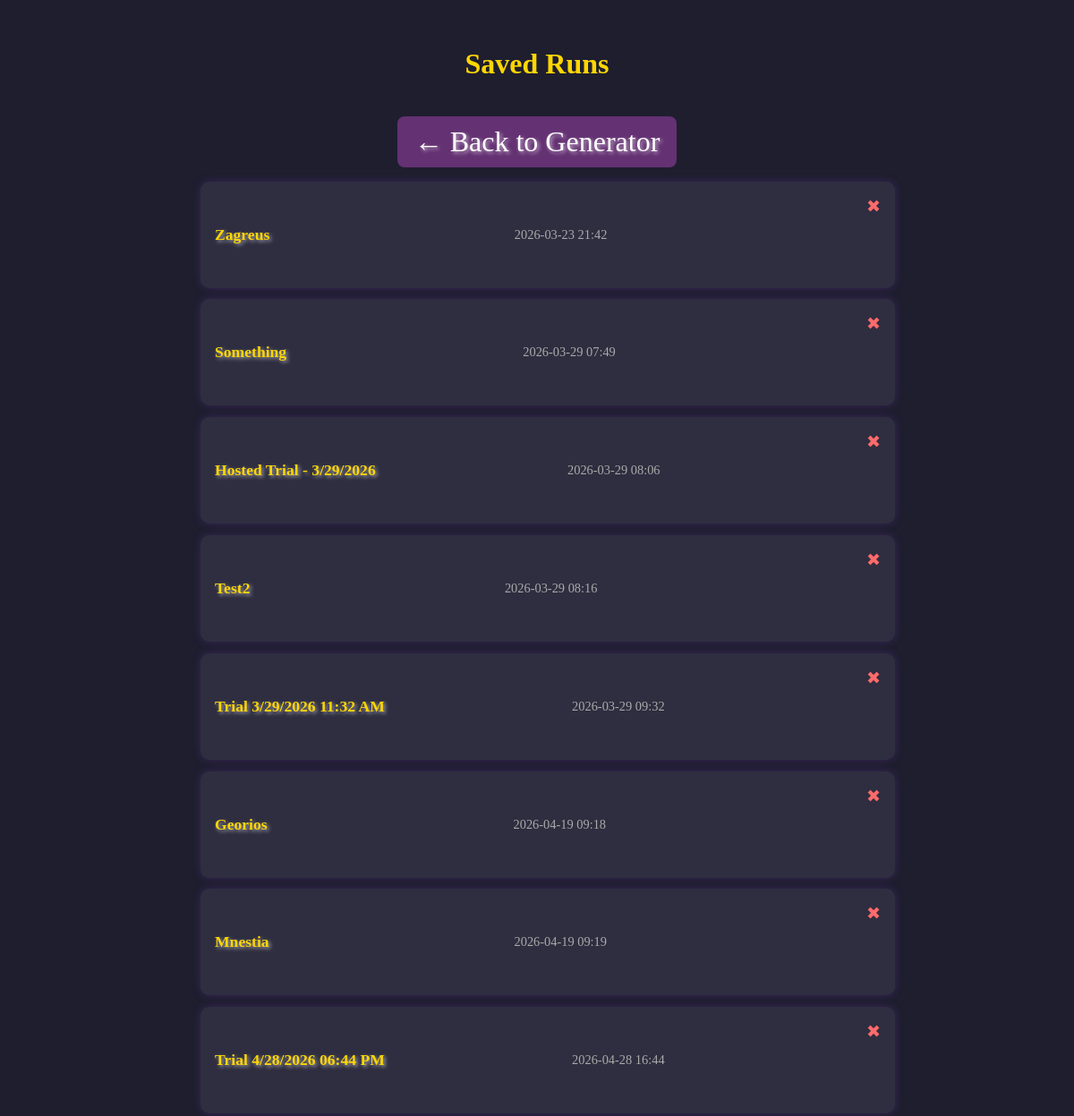
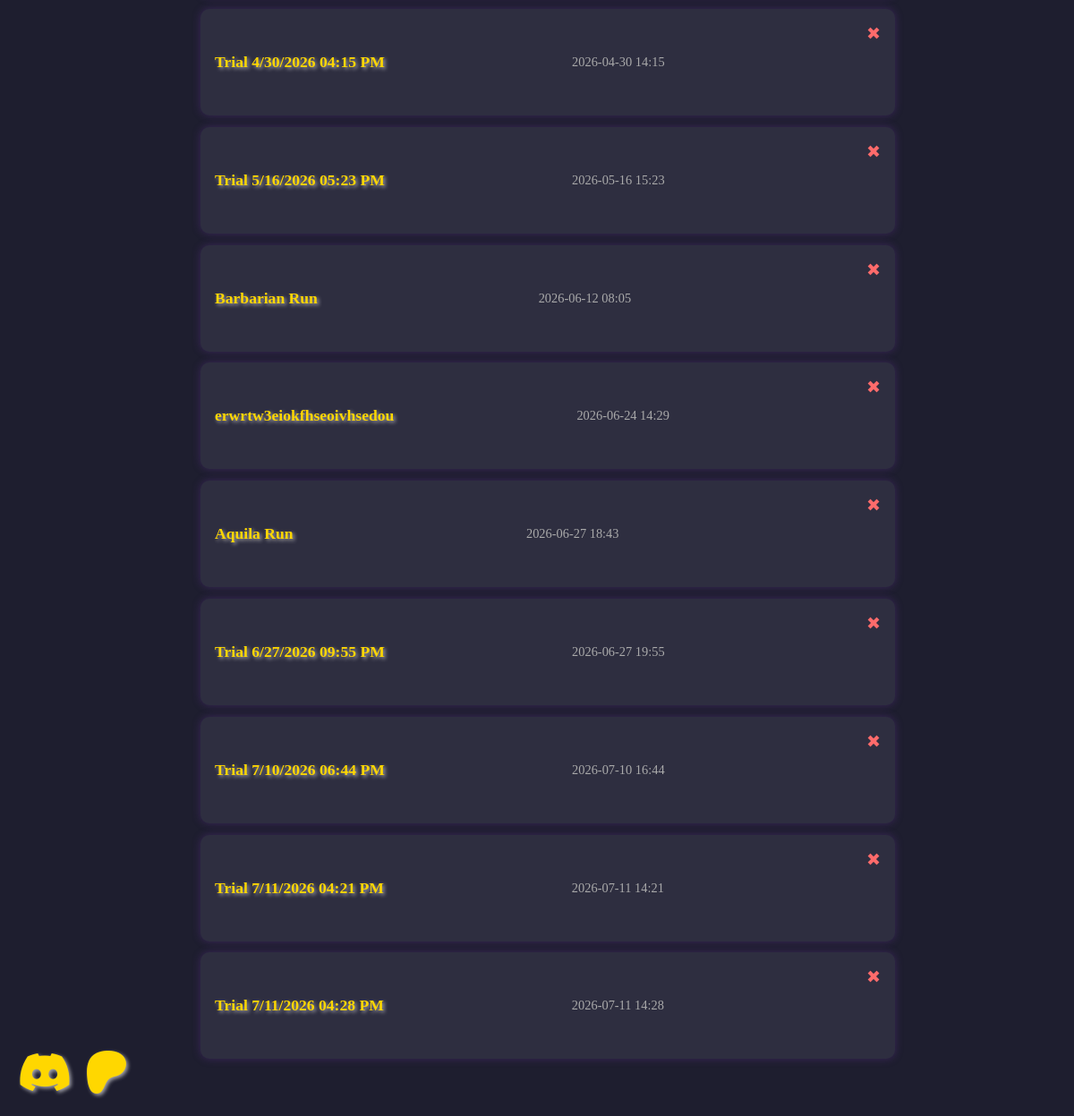
/runs, run on the app's committed database (2 pictures, top to bottom).
### models.py (models this page shows, shortened)
class Run(db.Model):
    id = db.Column(db.Integer, primary_key=True)
    title_run = db.Column(db.String(100), nullable=False)
    created_at = db.Column(db.DateTime, default=func.now(), nullable=False)
    data = db.Column(db.Text, nullable=False)  # Stores the run as JSON
    user_id = db.Column(db.Integer, db.ForeignKey('user.id'), nullable=True)

### app.py (the view)
@app.route("/runs")
def list_runs():
    runs = Run.query.all()
    return render_template("runs.html", runs=runs)

### templates/runs.html (shortened to what this page needs)
<!DOCTYPE html>
<html lang="en">
<head>
    <link rel="stylesheet" href="{{ url_for('static', filename='style.css') }}">
    <link rel="stylesheet" href="https://cdnjs.cloudflare.com/ajax/libs/font-awesome/6.5.0/css/all.min.css">
</head>
<body>
    <h1>Saved Runs</h1>
    <a href="{{ url_for('home') }}" class="back-button">← Back to Generator</a>
    <ul class="run-list">
        {% for run in runs %}
        <li>
            <a href="{{ url_for('view_run', run_id=run.id) }}">{{ run.title_run }}</a>
            <span class="timestamp">{{ run.created_at.strftime('%Y-%m-%d %H:%M') }}</span>
            <form action="{{ url_for('delete_run', run_id=run.id) }}" method="POST" class="delete-form"
                onsubmit="return confirm('Are you sure you want to delete this Run?');">
                <button type="submit" class="delete-button" title="Delete Run">✖</button>
            </form>
        </li>
        {% else %}
        <li class="empty">No runs saved yet.</li>
        {% endfor %}
    </ul>
    <div class="social-icons">
        <a href="https://discord.gg/CmNqX7Mrtp" target="_blank" rel="noopener noreferrer">
            <i class="fa-brands fa-discord"></i>
        </a>
        <a href="https://www.patreon.com/c/TheMortalTrials" target="_blank" rel="noopener noreferrer">
            <i class="fa-brands fa-patreon"></i>
        </a>
    </div>
</body>
</html>

### static/style.css (style rules this page uses)
body { background: #1e1e2f; color: #f4f4f4; font-family: 'Georgia', serif; padding: 2rem; max-width: 800px; margin: auto; text-align: center; }
a { color: #ffd700; text-decoration: none; font-size: 2rem; text-shadow: 2px 2px 4px rgba(255, 255, 255, 0.6); transition: color 0.3s ease, text-shadow 0.3s ease; }
.social-icons { position: fixed; bottom: 20px; left: 20px; display: flex; gap: 15px; z-index: 1000; }
.social-icons a { font-size: 3rem; }
button { background: #643173; border: none; color: #fff; padding: 0.7rem 1.2rem; font-size: 1.1rem; border-radius: 8px; cursor: pointer; margin-bottom: 2rem; }
form { margin-bottom: 2rem; }
ul { list-style: square; margin-left: 1.5rem; }
h1 { font-size: 2rem; margin-bottom: 1.5rem; color: #ffd700; }
.run-list { padding: 0; list-style: none; margin-bottom: 2rem; }
.run-list li { background: #2e2e40; margin: 0.8rem 0; padding: 1rem; border-radius: 10px; box-shadow: 0 0 10px rgba(100, 50, 150, 0.4); display: flex; justify-content: space-between; align-items: center; transition: transform 0.2s; }
.run-list a { color: #ffd700; text-decoration: none; font-weight: bold; font-size: 1.1rem; }
.run-list .timestamp { color: #aaa; font-size: 0.9rem; }
.back-button { display: inline-block; margin-top: 1rem; text-decoration: none; color: #fff; background: #643173; padding: 0.6rem 1.2rem; border-radius: 8px; transition: background 0.3s ease; }
.delete-form { display: inline; margin-left: 1rem; }
.delete-button { background: transparent; border: none; color: #ff6b6b; font-size: 1.2rem; cursor: pointer; padding: 0; transition: color 0.2s ease; }

### data on the page
Run: title_run "Zagreus", created_at "2026-03-23 21:42"
Run: title_run "Something", created_at "2026-03-29 07:49"
Run: title_run "Hosted Trial - 3/29/2026", created_at "2026-03-29 08:06"
Run: title_run "Test2", created_at "2026-03-29 08:16"
Run: title_run "Trial 3/29/2026 11:32 AM", created_at "2026-03-29 09:32"
Run: title_run "Georios", created_at "2026-04-19 09:18"
Run: title_run "Mnestia", created_at "2026-04-19 09:19"
Run: title_run "Trial 4/28/2026 06:44 PM", created_at "2026-04-28 16:44"
Run: title_run "Trial 4/30/2026 04:15 PM", created_at "2026-04-30 14:15"
Run: title_run "Trial 5/16/2026 05:23 PM", created_at "2026-05-16 15:23"
Run: title_run "Barbarian Run", created_at "2026-06-12 08:05"
Run: title_run "erwrtw3eiokfhseoivhsedou", created_at "2026-06-24 14:29"
Run: title_run "Aquila Run", created_at "2026-06-27 18:43"
Run: title_run "Trial 6/27/2026 09:55 PM", created_at "2026-06-27 19:55"
Run: title_run "Trial 7/10/2026 06:44 PM", created_at "2026-07-10 16:44"
Run: title_run "Trial 7/11/2026 04:21 PM", created_at "2026-07-11 14:21"
Run: title_run "Trial 7/11/2026 04:28 PM", created_at "2026-07-11 14:28"
